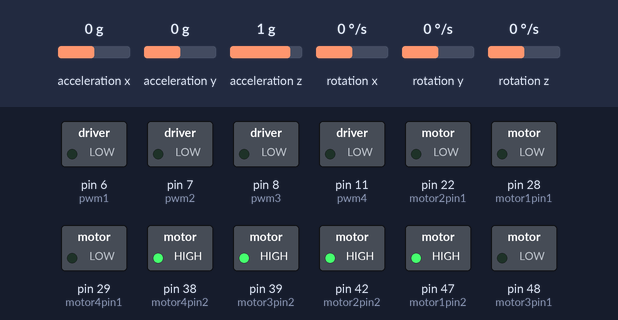
Simulated run of this sketch. Board: Arduino Mega 2560, built with avr-gcc and run on an emulated ATmega2560. Parts: switched loads named in the sketch (green lamp = pin HIGH). The inputs (shaded band) are chosen by the test bench; at power-on: acceleration x 0 g, acceleration y 0 g, acceleration z 1 g, rotation x 0 °/s, rotation y 0 °/s, rotation z 0 °/s.

Above: at 2.2 s.
2.3 s: acceleration x set to -1.4 g
At 3.4 s:
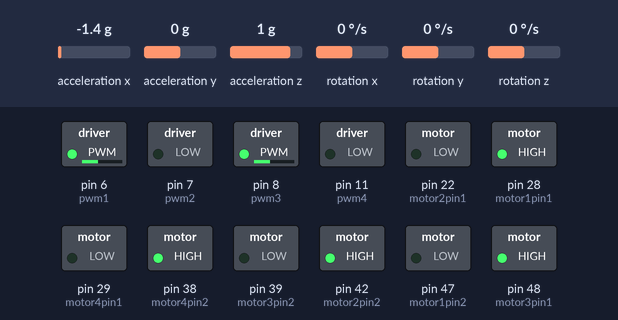
3.8 s: acceleration y set to -1.4 g
At 4.5 s:
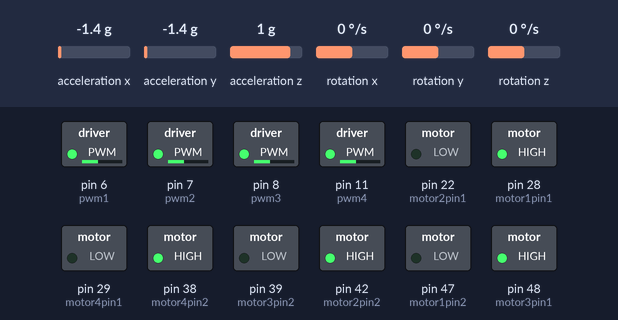
5.3 s: acceleration x set to 0 g
At 5.7 s:
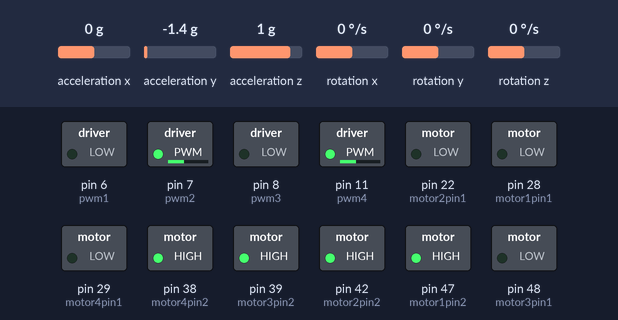
6.8 s: acceleration y set to 0.8 g
At 8.0 s:
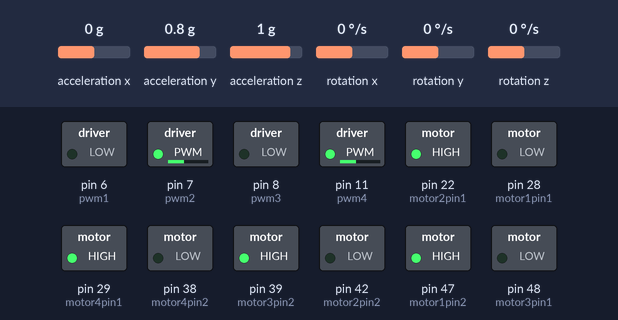
8.3 s: acceleration x set to -0.8 g
At 9.2 s:
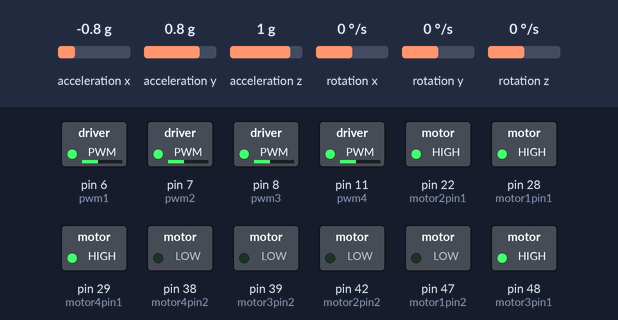
9.8 s: acceleration x set to 0.8 g
At 10.3 s:
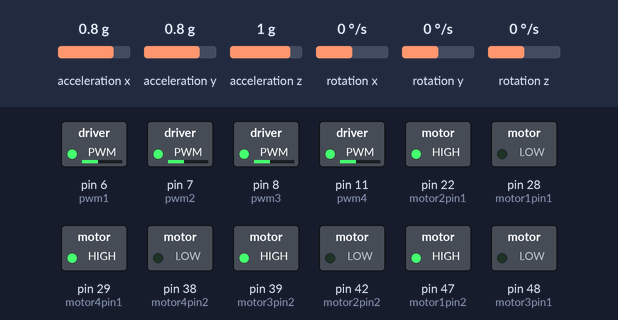
Timing chart, 0 to 12.3 s (numbered marks = the images above; inputs shaded):
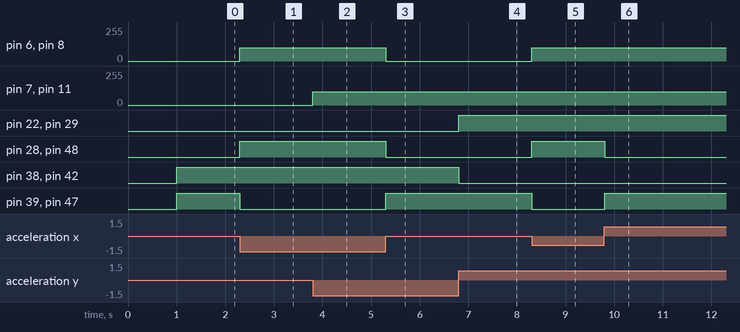

Measured:
- after the input at 2.3 s, pin 6 (pwm1), pin 8 (pwm3): 0/255 → 100/255 at once; pin 28 (motor1pin1), pin 48 (motor3pin1): LOW → HIGH at once; pin 39 (motor3pin2), pin 47 (motor1pin2): HIGH → LOW at once
- after the input at 3.8 s, pin 7 (pwm2), pin 11 (pwm4): 0/255 → 100/255 at once
- after the input at 5.3 s, pin 6 (pwm1), pin 8 (pwm3): 100/255 → 0/255 at once; pin 28 (motor1pin1), pin 48 (motor3pin1): HIGH → LOW at once; pin 39 (motor3pin2), pin 47 (motor1pin2): LOW → HIGH at once
- after the input at 6.8 s, pin 22 (motor2pin1), pin 29 (motor4pin1): LOW → HIGH at once; pin 38 (motor4pin2), pin 42 (motor2pin2): HIGH → LOW at once
- after the input at 8.3 s, pin 6 (pwm1), pin 8 (pwm3): 0/255 → 100/255 at once; pin 28 (motor1pin1), pin 48 (motor3pin1): LOW → HIGH at once; pin 39 (motor3pin2), pin 47 (motor1pin2): HIGH → LOW at once
- after the input at 9.8 s, pin 28 (motor1pin1), pin 48 (motor3pin1): HIGH → LOW at once; pin 39 (motor3pin2), pin 47 (motor1pin2): LOW → HIGH at once

The sketch:

bp_motor_gyro.ino
```cpp
#include "motor_herc.h"


/************************GY-87**************************************/
#include "Wire.h"
#include <MPU6050_light.h>

MPU6050 mpu(Wire);
unsigned long timer = 0,dt=0;

void gy_read();
void gy_init();

float gy_pitch,gy_roll;
/*****************************************************************************/

/************************************PID*****************************************/
  float pitch_error = 0.0,pitch_error_prev = 0.0, kp_pitch=-20.0, kd_pitch=0.0;
  void pid_loop_pitch();
  float pitch_pid;

  float roll_error = 0.0,roll_error_prev = 0.0, kp_roll=-20.0,kd_roll=0.0;
  void pid_loop_roll();
  float roll_pid;
/*****************************************************************************/

double clamp_val(float,float);

void setup() {
  Serial.begin(9600);
  gy_init();
  motor_init();
}

void loop()
{
  // put your main code here, to run repeatedly:
    mpu.update();
//    dt = millis - timer();
    gy_read();
    pid_loop_pitch();
    pid_loop_roll();
    all_motor_drive(int(roll_pid),int(pitch_pid));
    //Serial.println(gy_pitch);
    //Serial.println(gy_roll);
//    timer = millis();
}

void pid_loop_pitch()
{
  float P=0.0,I=0.0,D=0.0;
  pitch_error = (gy_pitch);

  P = kp_pitch*pitch_error;
//  D = kd_pitch*(pitch_error - pitch_error_prev)/dt;
  pitch_pid = P + I + D;
  pitch_pid = clamp_val(pitch_pid,100);

  pitch_error_prev = pitch_error;
}

void pid_loop_roll()
{
  float P=0.0,I=0.0,D=0.0;
  roll_error = (gy_roll);
  P = kp_roll * roll_error;
//  D = kd_roll*(roll_error - roll_error_prev)/dt;
  roll_pid = P + I + D;
  roll_pid = clamp_val(roll_pid,100);
  roll_error_prev = roll_error;
}

void gy_read()
{
  gy_pitch = float(mpu.getAngleX());
  gy_roll = mpu.getAngleY();
}

void gy_init()
{
  Wire.begin();

  byte status = mpu.begin();
  //Serial.print(F("MPU6050 status: "));
  //Serial.println(status);
  while(status!=0){ } // stop everything if could not connect to MPU6050

  //Serial.println(F("Calculating offsets, do not move MPU6050"));
  //delay(1000);
  // mpu.upsideDownMounting = true; // uncomment this line if the MPU6050 is mounted upside-down
  mpu.calcOffsets(); // gyro and accelero
  //Serial.println("Done!\n");
}

double clamp_val(float val,float limit)
{
  if(val > limit)
  val = limit;
  else if (val < (-limit))
  val = -(limit);
  return val;
}
```

motor_herc.h
```cpp
//motor 1 and 3 are pair and 2 and 4 are a pair

/********************************MOTOR VARIABLES***********************************************************/
//Motor1
int motor1pin1 = 28;//PA6
int motor1pin2 = 47;//PL2
int pwm1 = 6;//PH3//OC4A
int encoder1PinA = 2;//PE4,INT4
int encoder1PinB = 37;//PC0

//Motor2
int motor2pin1 = 22;//PA0
int motor2pin2 = 42;//PL7
int pwm2 = 7;//PH4//OC4B
int encoder2PinA = 3;//PE5,INT5
int encoder2PinB = 36;//PC1

//Motor3
int motor3pin1 = 48;//PL1
int motor3pin2=  39;//39//PG2
int pwm3 = 8;//PH5//OC4C
int encoder3PinA = PE6;//PE6,INT6
int encoder3PinB = 35;//PC2

//Motor4
int motor4pin1 = 29;//PA7
int motor4pin2 = 38;//PD7//38
int pwm4 = 11;////OC1A
int encoder4PinA = PE7;//PE7,INT7
int encoder4PinB = 34;//PC3
/************************************************************************************************/

/************************Motor Functions**************************************/
void drive_motor(int,int);
void motor_dir(int,int);
void motor_init();
void all_motor_drive(int,int);
/*****************************************************************************/

volatile int pos_x = 0;

int pwm_x = 00;
int pwm_y = 00;
int break_nouse = 0;

void drive_motor(int motor_id,int pwm)
{
  int pwm_t = pwm;
  motor_dir(motor_id,pwm_t);
  switch(motor_id)
  {
    case 1: analogWrite(pwm1,abs(pwm_t));
            break;
    case 2: analogWrite(pwm2,abs(pwm_t));
            break;
    case 3: analogWrite(pwm3,abs(pwm_t));
            break;
    case 4: analogWrite(pwm4,abs(pwm_t));
            break;
    default:break_nouse=1;
            //Serial.print("invalid drive");
            break;
  }
  //Serial.println("drive done");
}

void motor_dir(int motor_id , int pwm_val)
{
  if((pwm_val < 0))
  {
    switch(motor_id)
    {
    case 1: digitalWrite(motor1pin1,HIGH);
            digitalWrite(motor1pin2,LOW);
            break;
    case 2: digitalWrite(motor2pin1,HIGH);
            digitalWrite(motor2pin2,LOW);
            break;
    case 3: digitalWrite(motor3pin1,HIGH);
            digitalWrite(motor3pin2,LOW);
            break;
    case 4: digitalWrite(motor4pin1,HIGH);
            digitalWrite(motor4pin2,LOW);
            break;
    default: break_nouse=2;
            //Serial.println("invalid neg dir");
              break;
    }
  }
  else
  {
    switch(motor_id)
    {
    case 1: digitalWrite(motor1pin1,LOW);
            digitalWrite(motor1pin2,HIGH);
            break;
    case 2: digitalWrite(motor2pin1,LOW);
            digitalWrite(motor2pin2,HIGH);
            break;
    case 3: digitalWrite(motor3pin1,LOW);
            digitalWrite(motor3pin2,HIGH);
            break;
    case 4: digitalWrite(motor4pin1,LOW);
            digitalWrite(motor4pin2,HIGH);
            break;
    default:break_nouse=3;
            //Serial.println("invalid pos dir");
            break;
    }
  }
  //Serial.println("dir done");
}

void all_motor_drive(int pwm_x_t,int pwm_y_t)
{
  drive_motor(1,pwm_x_t);
  drive_motor(2,pwm_y_t);
  drive_motor(3,pwm_x_t);
  drive_motor(4,pwm_y_t);
}

void motor_init()
{
  pinMode(motor1pin1, OUTPUT);
  pinMode(motor1pin2, OUTPUT);
  pinMode(pwm1, OUTPUT);

  pinMode(motor2pin1, OUTPUT);
  pinMode(motor2pin2, OUTPUT);
  pinMode(pwm2, OUTPUT);

  pinMode(motor3pin1, OUTPUT);
  pinMode(motor3pin2, OUTPUT);
  pinMode(pwm3, OUTPUT);

  pinMode(motor4pin1, OUTPUT);
  pinMode(motor4pin2, OUTPUT);
  pinMode(pwm4, OUTPUT);

  //Serial.println("init done");
}
```
